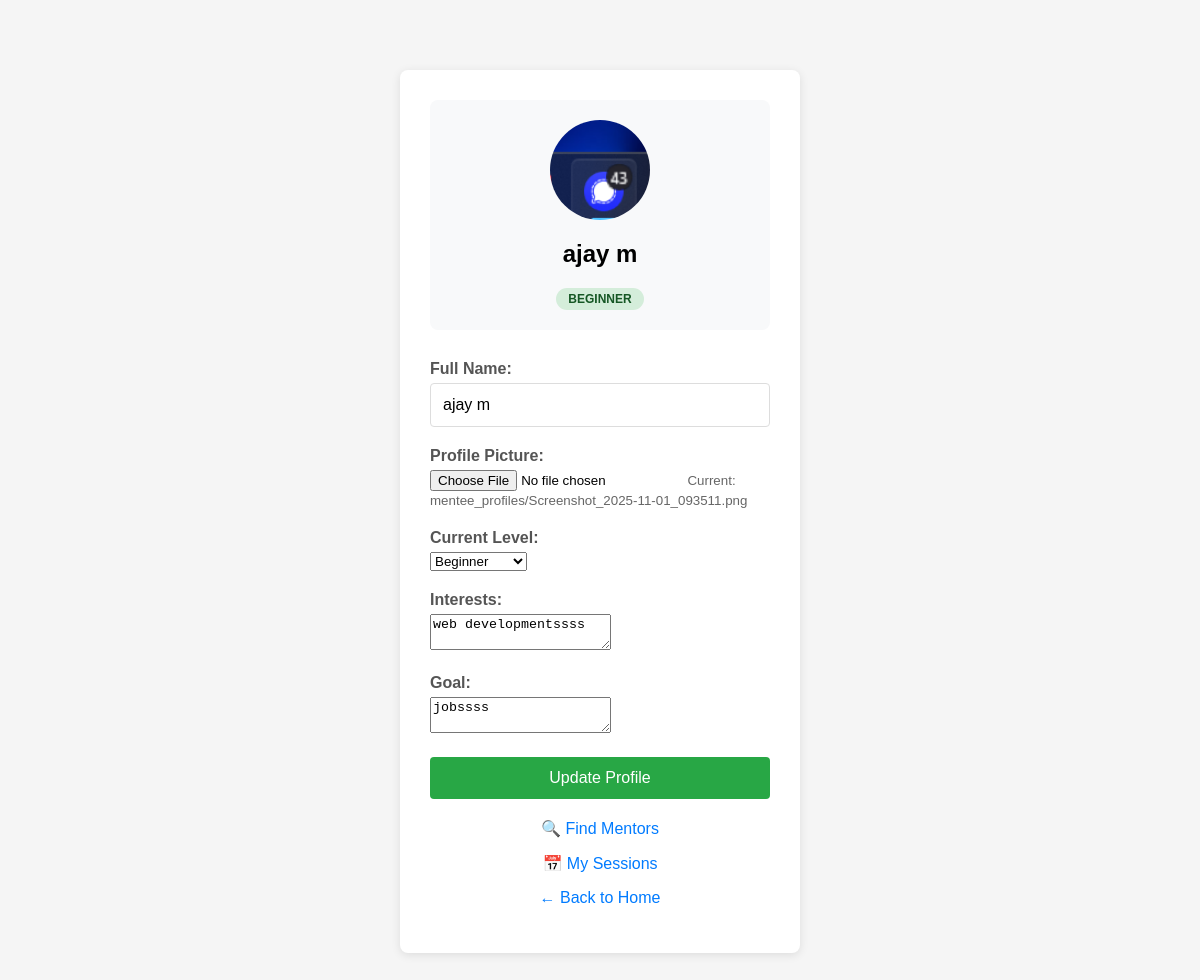
The page /mentee/profile/edit/ (signed in) on the database its author committed.
### main/models.py (models this page shows, shortened)
class MenteeProfile(models.Model):
    LEVEL_CHOICES = [
        ('beginner', 'Beginner'),
        ('intermediate', 'Intermediate'),
        ('advanced', 'Advanced'),
    ]
    user = models.OneToOneField(User, on_delete=models.CASCADE, related_name='mentee_profile')
    full_name = models.CharField(max_length=100)
    profile_picture = models.ImageField(upload_to='mentee_profiles/', blank=True, null=True)
    interests = models.TextField(
        help_text="e.g., 'Web Development, APIs, Django'"
    )
    current_level = models.CharField(
        max_length=20,
        choices=LEVEL_CHOICES,
        default='beginner'
    )
    goal = models.TextField(
        help_text="e.g., 'Get a backend job', 'Build my own project'"
    )
    created_at = models.DateTimeField(auto_now_add=True)
    updated_at = models.DateTimeField(auto_now=True)
    class Meta:
        ordering = ['-created_at']

### main/views.py (the view, shortened to what this page needs)
# urls.py: path('mentee/profile/edit/', views.mentee_profile_edit, name="mentee_profile_edit"),
@login_required
def mentee_profile_edit(request):
    default_name = request.user.first_name or request.user.username
    mentee_profile, created = MenteeProfile.objects.get_or_create(
        user=request.user,
        defaults={
            'full_name': default_name,
            'interests': '',
            'current_level': 'beginner',
            'goal': ''
        }
    )
    return render(request, 'mentee_profile.html', {'mentee_profile': mentee_profile})

### templates/mentee_profile.html (shortened to what this page needs)
<!DOCTYPE html>
<html lang="en">
<head>
    {% load static %}
    <link rel="stylesheet" type="text/css" href="{% static 'css/signup.css' %}">
    <link rel="stylesheet" type="text/css" href="{% static 'css/mentee_profile.css' %}">
</head>
<body>
    <div class="form-container">
        <div class="profile-header">
                {% if mentee_profile.profile_picture %}
                <img src="{{ mentee_profile.profile_picture.url }}" alt="{{ mentee_profile.full_name }}" class="profile-picture">
            {% else %}
                <div class="profile-picture-placeholder">
                    {{ mentee_profile.full_name|first|upper }}
                </div>
            {% endif %}
            <h2>{{ mentee_profile.full_name }}</h2>
            <span class="level-badge level-{{ mentee_profile.current_level }}">
                {{ mentee_profile.get_current_level_display }}
            </span>
        </div>
        <form method="post" enctype="multipart/form-data">
            <div class="form-group">
                <label for="full_name">Full Name:</label>
                <input type="text" id="full_name" name="full_name" value="{{ mentee_profile.full_name|default:request.user.first_name|default:request.user.username }}" required>
            </div>
            <div class="form-group">
                <label for="profile_picture">Profile Picture:</label>
                <input type="file" id="profile_picture" name="profile_picture" accept="image/*">
                {% if mentee_profile.profile_picture %}
                    <small class="current-file-badge">Current: {{ mentee_profile.profile_picture.name }}</small>
                {% endif %}
            </div>
            <div class="form-group">
                <label for="current_level">Current Level:</label>
                <select id="current_level" name="current_level" required>
                    <option value="beginner" {% if mentee_profile.current_level == 'beginner' %}selected{% endif %}>Beginner</option>
                </select>
            </div>
            <div class="form-group">
                <label for="interests">Interests:</label>
                <textarea id="interests" name="interests" placeholder="e.g., Web Development, APIs, Django, Machine Learning" required>{{ mentee_profile.interests }}</textarea>
            </div>
            <div class="form-group">
                <label for="goal">Goal:</label>
                <textarea id="goal" name="goal" placeholder="e.g., Get a backend job, Build my own project, Learn advanced Django concepts" required>{{ mentee_profile.goal }}</textarea>
            </div>
            <input type="submit" value="Update Profile">
        </form>
        <div class="links">
            <p><a href="{% url 'find_mentors' %}">🔍 Find Mentors</a></p>
            <p><a href="{% url 'mentee_dashboard' %}">📅 My Sessions</a></p>
            <p><a href="{% url 'home' %}">← Back to Home</a></p>
        </div>
    </div>
</body>
</html>

### main/static/css/signup.css (style rules this page uses)
body { font-family: Arial, sans-serif; max-width: 400px; margin: 50px auto; padding: 20px; background-color: #f5f5f5; }
.form-container { background: white; padding: 30px; border-radius: 8px; box-shadow: 0 2px 10px rgba(0,0,0,0.1); }
.form-group { margin-bottom: 20px; }
label { display: block; margin-bottom: 5px; color: #555; font-weight: bold; }
input[type="text"], input[type="password"] { width: 100%; padding: 12px; border: 1px solid #ddd; border-radius: 4px; font-size: 16px; box-sizing: border-box; }
input[type="submit"] { width: 100%; padding: 12px; background-color: #28a745; color: white; border: none; border-radius: 4px; font-size: 16px; cursor: pointer; }
.links { text-align: center; margin-top: 20px; }
.links a { color: #007bff; text-decoration: none; }

### main/static/css/mentee_profile.css (style rules this page uses)
.form-container { max-width: 600px; }
.profile-header { text-align: center; margin-bottom: 30px; padding: 20px; background: #f8f9fa; border-radius: 8px; }
.profile-picture { width: 100px; height: 100px; border-radius: 50%; object-fit: cover; margin: 0 auto 15px; display: block; }
.level-badge { display: inline-block; padding: 4px 12px; border-radius: 20px; font-size: 12px; font-weight: bold; text-transform: uppercase; }
.level-beginner { background-color: #d4edda; color: #155724; }
.current-file-badge { color: #666; }

### rows shown on the page
MenteeProfile: profile_picture (picture), full_name "ajay m", current_level "BEGINNER", profile_picture.name "mentee_profiles/Screenshot_2025-11-01_093511.png", current_level "Beginner", interests "web developmentssss", goal "jobssss"
